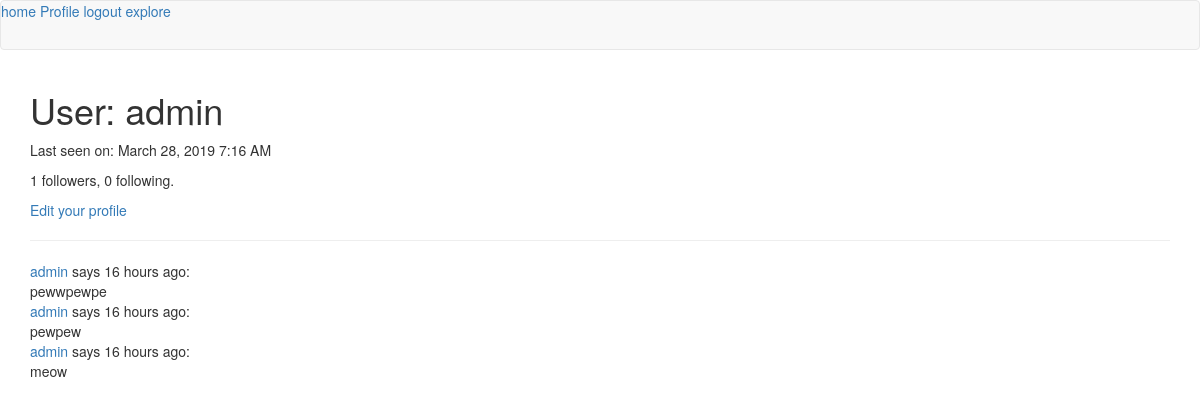
/user/admin (signed in), run on an earlier commit of the app's database.
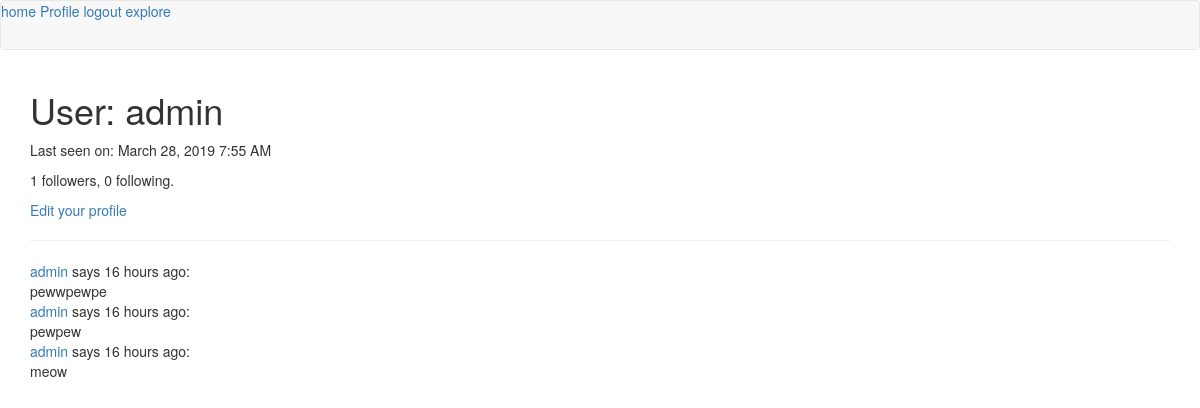
And on a later commit of the database.
### app/models.py (models this page shows, shortened)
class User(UserMixin, db.Model):
	id = db.Column(db.Integer, primary_key=True)
	username = db.Column(db.String(64), index=True, unique=True)
	email = db.Column(db.String(120), index=True, unique=True)
	password_hash = db.Column(db.String(128))
	posts = db.relationship('Post', backref='author', lazy='dynamic')
	about_me = db.Column(db.String(140))
	last_seen = db.Column(db.DateTime, default=datetime.utcnow)
	followed = db.relationship(
		'User',
		secondary = followers,
		primaryjoin = (followers.c.follower_id == id),
		secondaryjoin = (followers.c.followed_id == id),
		backref = db.backref('followers', lazy='dynamic'),
		lazy = 'dynamic'
	)
	@login.user_loader
	def load_user(id):
		return User.query.get(int(id))

class Post(db.Model):
	id = db.Column(db.Integer, primary_key=True)
	body = db.Column(db.String(140))
	timestamp = db.Column(db.DateTime, index=True, default=datetime.utcnow)
	user_id = db.Column(db.Integer, db.ForeignKey('user.id'))

### app/routes.py (the view)
@app.route('/user/<username>')
@login_required
def user(username):
	user = User.query.filter_by(username=username).first_or_404()
	page = request.args.get('page', 1, type=int)
	posts = user.posts.order_by(Post.timestamp.desc()).paginate(
		page, app.config['POSTS_PER_PAGE'], False)
	next_url = url_for('user', username=user.username, page=posts.next_num) \
		if posts.has_next else None
	prev_url = url_for('user', username=user.username, page=posts.prev_num) \
		if posts.has_prev else None
	return render_template('user.html', user=user, posts=posts.items,
						   next_url=next_url, prev_url=prev_url)

### app/routes.py (called while the page is built)
@app.before_request
def before_request():
	if current_user.is_authenticated:
		current_user.last_seen = datetime.utcnow()
		db.session.commit()

### app/templates/user.html (shortened to what this page needs)
{% extends "base.html" %}
{% block app_content %}
    <h1>User: {{ user.username }}</h1>
	{% if user.last_seen %}<p>Last seen on: {{ moment(user.last_seen).format('LLL') }}</p>{% endif %}
	<p>{{ user.followers.count() }} followers, {{ user.followed.count() }} following.</p>
	{% if user == current_user %}
        <p><a href="{{ url_for('edit_profile') }}">Edit your profile</a></p>
        {% elif not current_user.is_following(user) %}
        <p><a href="{{ url_for('follow', username=user.username) }}">Follow</a></p>
        {% else %}
        <p><a href="{{ url_for('unfollow', username=user.username) }}">Unfollow</a></p>
        {% endif %}
    <hr>
    {% for post in posts %}
		{% include '_post.html' %}
    {% endfor %}
{% endblock %}

### app/templates/base.html (shortened to what this page needs)
{% extends 'bootstrap/base.html' %}
{% block navbar %}
	<nav class="navbar navbar-default">
		<a href="{{ url_for('index') }}">home</a>
		{% if current_user.is_anonymous %}
		<a href="{{ url_for('login') }}">login</a>
		{% else %}
		<a href="{{ url_for('user', username=current_user.username) }}">Profile</a>
		<a href="{{ url_for('logout') }}">logout</a>
		{% endif %}
		<a href="{{ url_for('explore') }}">explore</a>
	</nav>
{% endblock %}
{% block content %}
	<div class="container">
		{% block app_content %}{% endblock %}
	</div>
{% endblock %}

### app/templates/_post.html
<table>
	<tr>
		<td>
			<a href="{{ url_for('user', username=post.author.username) }}">
				{{ post.author.username }}
			</a>
		says {{ moment(post.timestamp).fromNow() }}:
		<br>
		{{ post.body }}
		</td>
	</tr>
</table>

What changed in the data, as far as the page shows it:
changed User "admin": last_seen "March 28, 2019 7:16 AM" → "March 28, 2019 7:55 AM"
